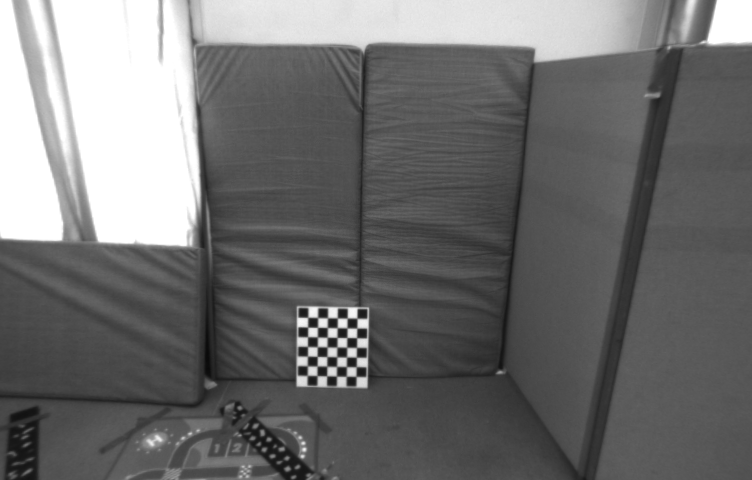
#> input picture imgs/image1.png, 752 x 480 px
$ python plotData_v2.py
#> lines starting #> are read from the running program, lines starting #| are printed output that depends on the picture
#####################################################################################
#
# MRGCV Unizar - Computer vision - Laboratory 2
#
# Title: Homography, Fundamental Matrix and Two View SfM
#
# Date: 5 September 2024
#
#####################################################################################
#
# Authors: Jesus Bermudez, Richard Elvira, Jose Lamarca, JMM Montiel
#
# Version: 2.0
#
#####################################################################################

from mpl_toolkits.mplot3d import Axes3D

import matplotlib.pyplot as plt
import numpy as np
import cv2


# Ensamble T matrix
def ensamble_T(R_w_c, t_w_c) -> np.array:
    """
    Ensamble the a SE(3) matrix with the rotation matrix and translation vector.
    """
    T_w_c = np.zeros((4, 4))
    T_w_c[0:3, 0:3] = R_w_c
    T_w_c[0:3, 3] = t_w_c
    T_w_c[3, 3] = 1
    return T_w_c


def plotLabeledImagePoints(x, labels, strColor,offset):
    """
        Plot indexes of points on a 2D image.
         -input:
             x: Points coordinates.
             strColor: Color of the text.
             offset: Offset from the point to the text.
         -output: None
         """
    for k in range(x.shape[1]):
        plt.text(x[0, k]+offset[0], x[1, k]+offset[1], labels[k], color=strColor)


def plotNumberedImagePoints(x,strColor,offset):
    """
        Plot indexes of points on a 2D image.
         -input:
             x: Points coordinates.
             strColor: Color of the text.
             offset: Offset from the point to the text.
         -output: None
         """
    for k in range(x.shape[1]):
        plt.text(x[0, k]+offset[0], x[1, k]+offset[1], str(k), color=strColor)


def plotLabelled3DPoints(ax, X, labels, strColor, offset):
    """
        Plot indexes of points on a 3D plot.
         -input:
             ax: axis handle
             X: Points coordinates.
             strColor: Color of the text.
             offset: Offset from the point to the text.
         -output: None
         """
    for k in range(X.shape[1]):
        ax.text(X[0, k]+offset[0], X[1, k]+offset[1], X[2,k]+offset[2], labels[k], color=strColor)

def plotNumbered3DPoints(ax, X,strColor, offset):
    """
        Plot indexes of points on a 3D plot.
         -input:
             ax: axis handle
             X: Points coordinates.
             strColor: Color of the text.
             offset: Offset from the point to the text.
         -output: None
         """
    for k in range(X.shape[1]):
        ax.text(X[0, k]+offset[0], X[1, k]+offset[1], X[2,k]+offset[2], str(k), color=strColor)

def draw3DLine(ax, xIni, xEnd, strStyle, lColor, lWidth):
    """
    Draw a segment in a 3D plot
    -input:
        ax: axis handle
        xIni: Initial 3D point.
        xEnd: Final 3D point.
        strStyle: Line style.
        lColor: Line color.
        lWidth: Line width.
    """
    ax.plot([np.squeeze(xIni[0]), np.squeeze(xEnd[0])], [np.squeeze(xIni[1]), np.squeeze(xEnd[1])], [np.squeeze(xIni[2]), np.squeeze(xEnd[2])],
            strStyle, color=lColor, linewidth=lWidth)

def drawRefSystem(ax, T_w_c, strStyle, nameStr):
    """
        Draw a reference system in a 3D plot: Red for X axis, Green for Y axis, and Blue for Z axis
    -input:
        ax: axis handle
        T_w_c: (4x4 matrix) Reference system C seen from W.
        strStyle: lines style.
        nameStr: Name of the reference system.
    """
    draw3DLine(ax, T_w_c[0:3, 3:4], T_w_c[0:3, 3:4] + T_w_c[0:3, 0:1], strStyle, 'r', 1)
    draw3DLine(ax, T_w_c[0:3, 3:4], T_w_c[0:3, 3:4] + T_w_c[0:3, 1:2], strStyle, 'g', 1)
    draw3DLine(ax, T_w_c[0:3, 3:4], T_w_c[0:3, 3:4] + T_w_c[0:3, 2:3], strStyle, 'b', 1)
    ax.text(np.squeeze( T_w_c[0, 3]+0.1), np.squeeze( T_w_c[1, 3]+0.1), np.squeeze( T_w_c[2, 3]+0.1), nameStr)


def P(T,K):
    """
    Projection matrix computation
    -input:
        T: transform matrix
        K: intrinsic calibration matrix.
    -output:
        Projection matrix
    """
    canonical_mat= np.identity(3)
    canonical_mat= np.hstack((canonical_mat,np.array([0,0,0]).reshape(3,1)))
    return K@canonical_mat@T

def pair_equations_camera(x,y,p):
        """
    Pair of equations to compute constraint to a pair of points as intermediate step in triangulation
    -input:
        x: points x-axis coordinates
        y: points y-axis coordinates
        p: projection
    -output:
        equation pair
        """

        A= p[2,0]*x-p[0,0]
        B =p[2,1]*x-p[0,1]
        C= p[2,2]*x-p[0,2]
        D= p[2,3]*x-p[0,3]
        E= p[2,0]*y-p[1,0]
        F= p[2,1]*y-p[1,1]
        G= p[2,2]*y-p[1,2]
        H= p[2,3]*y-p[1,3]
        line1= np.array([A,B,C,D])
        line2= np.array([E,F,G,H])
        return np.vstack((line1,line2))

def triangulation(p_1,x1,p_2,x2):
    """
        Triangulation to obtain 3D world points from two images
    -input:
        p_1: projection matrix for camera 1
        x1: image points on image 1
        p_2: projection matrix for camera 2
        x_2: points on image 2.
    """
    out= np.ones((x1.shape[1],3))
    for i in range(x1.shape[1]):
        #camera 1 equation
        x= x1[0,i]
        y= x1[1,i]
        eqs_c1= pair_equations_camera(x,y,p_1)
        #camera 2 equations
        x= x2[0,i]
        y= x2[1,i]
        eq_c2= pair_equations_camera(x,y,p_2)
        #compute matrix A
        A= np.vstack((eqs_c1,eq_c2))
        #SVD
        U, S, Vh= np.linalg.svd(A)
        x_3d=Vh[-1]
        x_3d=x_3d/x_3d[-1]
        out[i]=x_3d[:-1]
    return out

def plot_epipolar_line(f_matrix,x_1,image_2,ax,colr,x_end=1000):
    """
        Plot epipolar lines
         -input:
             ax: axis handle
             f_matrix: F matrix.
             colr: Color of the text.
             x_1: points from image 1.
             image_2: image 2
         -output: None
         """
    line= f_matrix@x_1
    x_axis_values= np.arange(0,x_end,1)
    y= -(x_axis_values*line[0]+line[2])/line[1]
    ax.plot(x_axis_values,y,color=colr)
def fundamental_matrix(T_w_c1,T_w_c2,K):
    """
    Computing fundamental matrix using Transforms
    -input:
        T_w_c1: transform from world frame to camera 1
        T_w_c2: transform from world frame to camera 2
        K: intrinsics calibration matrix
        lWidth: Line width.
    """
    T=T_w_c2@np.linalg.inv(T_w_c1)
    #compute epipolar
    R= T[:3,:3]
    t=T[:-1,3]
    t_=np.zeros((3,3))
    t_[0,1]=-t[2]
    t_[0,2]=t[1]
    t_[1,0]=t[2]
    t_[1,2]=-t[0]
    t_[2,0]= -t[1]
    t_[2,1]= t[0]
    E=t_@R
    #fundamental matrix
    F=np.linalg.inv(K).T@E@np.linalg.inv(K)
    return F
#Rotation matrix recover from Epipolar matrix
def rotation(U,V,W):
    """
    Rotation matrix recover from Epipolar matrix
    -input:
        U: U matrix from svd of epipolar matrix E
        V: V matrix from svd of epipolar matrix E
        W: rotation matrix  for rotation around z axis
    - output
        rotation from epipolar matrices
    """
    R1=U@W@V
    R2=U@W.T@V

    if np.linalg.det(R1)<0:
        R1=-R1
    if np.linalg.det(R2)<0:
        R2=-R2
    return R1,R2

def check_points_front_camera(T_21,x_c1):
    """
    Check for the 4 solutions from recovering the Rotation and T from epipolar matrix which one has points ahead of camera
    -input:
        T_21: Transform between two cameras
        x_c1: 3D points from camera1
    - output
        number of points ahead of camera for a given solution
    """
    ct=0
    for i in range(x_c1.shape[0]):
        x_c2= T_21@np.append(x_c1[i],[1])
        if(x_c1[i,2]>0 and x_c2[2]>0):
            ct+=1

    return ct

def distance_pts(x_1,x_2):
    """
    average distance between ground truth and  generated points
    -input:
        x_1: points set 1
        x_2: points set 2
    - output
        average distance between points
    """
    # Compute the pairwise distances between all points in set1 and set2
    distances = np.linalg.norm(x_1[:, np.newaxis] - x_2, axis=2)
    # Calculate the average distance
    average_distance = np.mean(distances)
    return average_distance

def homography_matrix(x1,x2):
    """
    compute homography matrix using ground plane points on image 1 and image 2
    -input:
        x1: floor points on image 1
        x2: floor points on image 2
    - output
        Homography matrix
    """
    A= np.ones((2*x1.shape[1],9))
    row=0
    for i in range(x1.shape[1]):
        x_1= x1[0,i]
        y_1= x1[1,i]
        x_2= x2[0,i]
        y_2= x2[1,i]
        line1=[x_1,y_1,1,0,0,0,-x_1*x_2,-x_2*y_1,-x_2]
        line2=[0,0,0,x_1,y_1,1,-x_1*y_2,-y_2*y_1,-y_2]
        A[row]=np.array(line1)
        row+=1
        A[row]=np.array(line2)
        row+=1

    u,S,Vt= np.linalg.svd(A)
    H= Vt[-1]
    H=H.reshape((3,3))
    return H

def point_transfer(H,x1):
    """
    compute point transfer to image 2
    -input:
        H: homography matrix between image 1 and image 2
        x1: floor points on image 1
    - output
        Points transfered
    """
    pts=np.zeros((x1.shape[1],2))
    for i in range(x1.shape[1]):
        pt=H@x1[:,i]
        pts[i]=pt[:2]/pt[-1]
    return pts

def closest(points, new_point):
    """
    Find closeste point to a set of points
    -input:
        points: all image feature ones
        new_point: one point on the floor
    - output
        closest point
    """
    closest_point = None
    closest_distance = None
    for point in points:
        distance = ((point[0] - new_point[0])**2 + (point[1] - new_point[1])**2)**0.5
        if closest_distance is None or distance < closest_distance:
            closest_point = point
            closest_distance = distance
    return closest_point

#
def average_distance_closest_point(x1,x1_ground_pt):
    """
    metric to evaluate homography accuracy
    -input:
        x1: all image feature ones
        x1_ground_pt: points on the floor
    - output
        average distance between ground points and closest feature points on image 2
    """
    n_pts= x1_ground_pt.shape[1]
    d=0
    for i in range(x1_ground_pt.shape[1]):
        pt=x1_ground_pt[i]
        closes_pt=closest(x1,pt)
        d+=np.linalg.norm(closes_pt-pt)
    return d/n_pts*1.

if __name__ == '__main__':
    np.set_printoptions(precision=4,linewidth=1024,suppress=True)


    # Load ground truth
    T_w_c1 = np.loadtxt('data/T_w_c1.txt')
    T_w_c2 = np.loadtxt('data/T_w_c2.txt')
    #3d points ground truth
    X_w = np.loadtxt('data/X_w.txt')
    #camera calibration
    K_c = np.loadtxt('data/K_c.txt')
    #camera 1 image points
    x1 = np.loadtxt('data/x1Data.txt')
    #camera 2 image points
    x2 = np.loadtxt('data/x2Data.txt')
    #image1 points floor
    x1floor= np.loadtxt("data/x1FloorData.txt")
    #image2 points floor
    x2floor= np.loadtxt("data/x2FloorData.txt")

    #########################################
    ############## Triangulation ############
    #########################################

    #compute camera 1 projection matrix
    p_1= P(np.linalg.inv(T_w_c1),K_c)
    #compute camera 2 projection matrix
    p_2= P(np.linalg.inv(T_w_c2),K_c)
    #get 3d world points
    pts_triangulation= triangulation(p_1,x1,p_2,x2)
    ##Plot the 3D cameras and the 3D points
    fig3D = plt.figure(3)
    ax = plt.axes(projection='3d', adjustable='box')
    ax.set_xlabel('X')
    ax.set_ylabel('Y')
    ax.set_zlabel('Z')

    drawRefSystem(ax, np.eye(4, 4), '-', 'W')
    drawRefSystem(ax, T_w_c1, '-', 'C1')
    drawRefSystem(ax, T_w_c2, '-', 'C2')

    ax.scatter(X_w[0, :], X_w[1, :], X_w[2, :], marker='.',  label="Ground Truth")
    ax.scatter(pts_triangulation[:,0], pts_triangulation[:,1], pts_triangulation[:,2], marker='+', label="Our Sol")
    ax.legend()
    #plotNumbered3DPoints(ax, X_w, 'r', (0.1, 0.1, 0.1)) # For plotting with numbers (choose one of the both options)
    xFakeBoundingBox = np.linspace(0, 4, 2)
    yFakeBoundingBox = np.linspace(0, 4, 2)
    zFakeBoundingBox = np.linspace(0, 4, 2)
    plt.plot(xFakeBoundingBox, yFakeBoundingBox, zFakeBoundingBox, 'w.')
    print('Close the figure to continue. Left button for orbit, right button for zoom.')
    plt.show()

    ##############################################################
    #########Funddamental matrix and Structure from Motion########
    ##############################################################

    ####################################
    #Fundamental matrix definition(2.1)#
    ####################################
    #Loading test fundamental matrix between image 2 and 1
    f_2_1_test= np.loadtxt("data/F_21_test.txt")


    ## 2D plotting example
    img1 = cv2.cvtColor(cv2.imread('imgs/image1.png'), cv2.COLOR_BGR2RGB)
#> img1 is the input picture: shape (480, 752, 3); min 10, max 255, mean 111.4
    img2 = cv2.cvtColor(cv2.imread('imgs/image2.png'), cv2.COLOR_BGR2RGB)
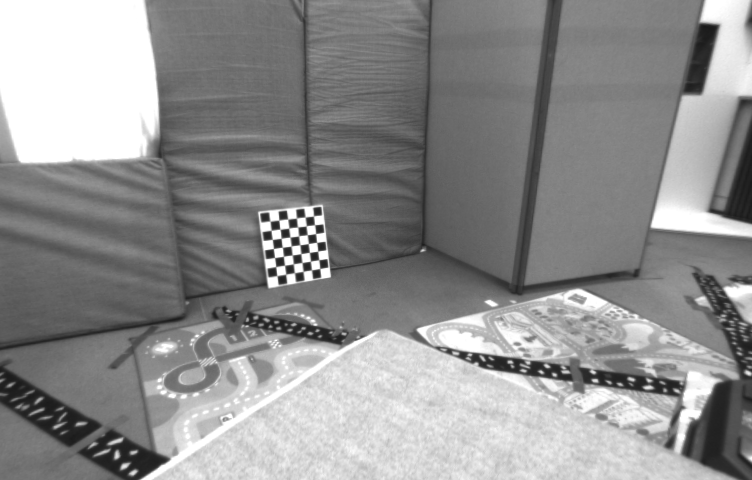
#> input picture imgs/image2.png, 752 x 480 px
#> img2 is the input picture: shape (480, 752, 3); min 25, max 255, mean 143.5

    #epipolar line test plot
    plt.figure(1)
    plt.imshow(img1, cmap='gray', vmin=0, vmax=255)
    pt1= np.array([x1[0,0],x1[1,0],1.])
    pt2= np.array([x1[0,1],x1[1,1],1.])
    pt3= np.array([x1[0,2],x1[1,2],1.])
    pt4= np.array([x1[0,10],x1[1,10],1.])
    plt.plot(pt1[0], pt1[1],'rx', markersize=10, color="r")
    plt.plot(pt2[0], pt2[1],'rx', markersize=10, color="b")
    plt.plot(pt3[0], pt3[1],'rx', markersize=10, color="orange")
    plt.plot(pt4[0], pt4[1],'rx', markersize=10, color= "g")
    plt.title('Image 1')
    plt.draw()  # We update the figure display
    plt.waitforbuttonpress()
    plt.figure(2)
    plt.imshow(img2, cmap='gray', vmin=0, vmax=255)
    plot_epipolar_line(f_2_1_test,pt1,img2,plt,"r")
    plot_epipolar_line(f_2_1_test,pt2,img2,plt,"b")
    plot_epipolar_line(f_2_1_test,pt3,img2,plt,"orange")
    plot_epipolar_line(f_2_1_test,pt4,img2,plt,"g")

    plt.title('Epipolar lines Test')
    plt.draw()  # We update the figure display
    print('Click in the image to continue...')
    plt.waitforbuttonpress()
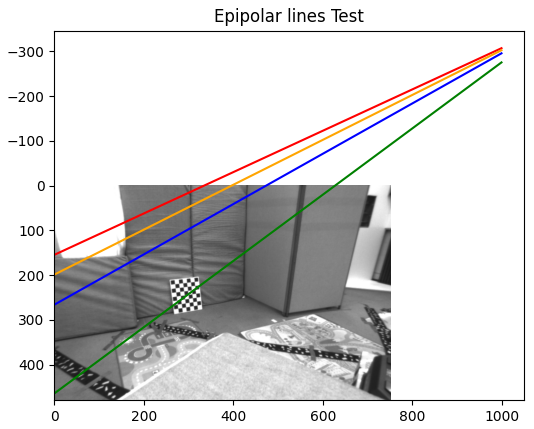
#> figure drawn by matplotlib, 1 panel

    ####################################
    #Fundamental matrix definition(2.2)#
    ####################################
    F=fundamental_matrix(T_w_c1,T_w_c2,K_c)
    plt.figure(3)
    plt.imshow(img2, cmap='gray', vmin=0, vmax=255)
    plot_epipolar_line(F,pt1,img2,plt,"r")
    plot_epipolar_line(F,pt2,img2,plt,"b")
    plot_epipolar_line(F,pt3,img2,plt,"orange")
    plot_epipolar_line(F,pt4,img2,plt,"g")
    plt.title('Fundamental Matrix definition')
    plt.draw()  # We update the figure display
    print('Click in the image to continue...')
    print("Exercise 2.2")
    print("F=",F)
    plt.waitforbuttonpress()
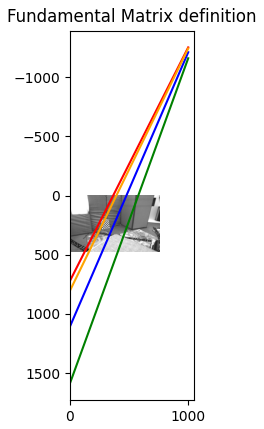
#> figure drawn by matplotlib, 1 panel
    ####################################
    #Fundamental matrix definition(2.3)#
    ####################################
    A= np.zeros((x1.shape[1],9))
    for i in range(x1.shape[1]):
        x1_=np.append(x1[:,i],[1])
        x2_=np.append(x2[:,i],[1])
        b= np.zeros((9,1))
        b[0]=x1_[0]*x2_[0]
        b[1]=x1_[1]*x2_[0]
        b[2]=x1_[2]*x2_[0]
        b[3]=x1_[0]*x2_[1]
        b[4]=x1_[1]*x2_[1]
        b[5]= x1_[2]*x2_[1]
        b[6]=x1_[0]*x2_[2]
        b[7]=x1_[1]*x2_[2]
        b[8]=x1_[2]*x2_[2]
        A[i,:]= b.T[0]
    U,D,Vh= np.linalg.svd(A)
    F=Vh[-1].reshape(3,3)
    U_,S_,Vt_=np.linalg.svd(F)
    S__=np.zeros((3,3))
    S__[0,0]=S_[0]
    S__[1,1]=S_[1]
    F_=U_@S__@Vt_
    #Compute epipole
    U__, DD, VTT= np.linalg.svd(F_.T)
    e= VTT[-1]
    e/=e[-1]
    #plot epipole and epipolar lines
    plt.figure(4)
    plt.imshow(img2, cmap='gray', vmin=0, vmax=255)
    plot_epipolar_line(F_,pt1,img2,plt,"r",e[0])
    plot_epipolar_line(F_,pt2,img2,plt,"b",e[0])
    plot_epipolar_line(F_,pt3,img2,plt,"orange",e[0])
    plot_epipolar_line(F_,pt4,img2,plt,"g",e[0])

    plt.title('Fundamental Matrix 8 point sol, epipolar line and epipole')
    plt.scatter(e[0],e[1])
    plt.draw()  # We update the figure display
    print('Click in the image to continue...')
    plt.waitforbuttonpress()
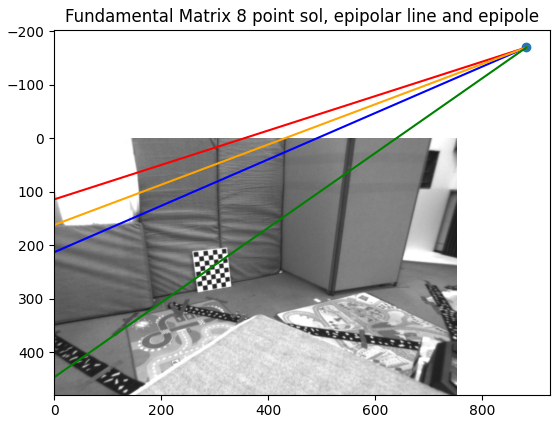
#> figure drawn by matplotlib, 1 panel
    ####################################
    #Fundamental matrix definition(2.4)#
    ####################################
    #compute epipolar matrix
    E_2_1=K_c.T@F_@K_c
    #compute 4 potential transforms from Epipolar matrix
    U,S,V= np.linalg.svd(E_2_1)
    W=np.zeros((3,3))
    W[0,1]=-1
    W[1,0]=1
    W[2,2]=1
    R_90, R_90_min=rotation(U,V,W)
    #solution 1
    t=U[:,-1]
    T_21_1=ensamble_T(R_90,t)
    #solution 2
    T_21_2=ensamble_T(R_90,-t)
    #solution 3
    T_21_3=ensamble_T(R_90_min,t)
    #solution 4
    T_21_4=ensamble_T(R_90_min,-t)
    #projection matrix 1
    T_1= np.zeros((4,4))
    T_1[0,0]=1
    T_1[1,1]=1
    T_1[2,2]=1
    T_1[3,3]=1
    P_1= P(T_1,K_c)
    #projection matrices 2
    P2= P(T_21_1,K_c)
    sol1_3dpoints=triangulation(P_1,x1,P2,x2)
    print("SOL1 Nb of points in front of camera:",check_points_front_camera(T_21_1,sol1_3dpoints))
    P2= P(T_21_2,K_c)
    sol2_3dpoints=triangulation(P_1,x1,P2,x2)
    print("SOL2 Nb of points in front of camera:",check_points_front_camera(T_21_2,sol2_3dpoints))
    P2= P(T_21_3,K_c)
    sol3_3dpoints=triangulation(P_1,x1,P2,x2)
    print("SOL3 Nb of points in front of camera:",check_points_front_camera(T_21_3,sol3_3dpoints))
    P2= P(T_21_4,K_c)
    sol4_3dpoints=triangulation(P_1,x1,P2,x2)
    print("SOL4 Nb of points in front of camera:",check_points_front_camera(T_21_4,sol4_3dpoints))
    print("Exercise 2.4")
    print("Rotation Camera Pose SOlution",R_90_min)
    print("Translation Camera Pose SOlution",t)
    ####################################
    #Fundamental matrix definition(2.5)#
    ####################################
    print("Exercise 2.5")
    ax = plt.axes(projection='3d', adjustable='box')
    ax.set_xlabel('X')
    ax.set_ylabel('Y')
    ax.set_zlabel('Z')

    drawRefSystem(ax, np.eye(4, 4), '-', 'W')
    drawRefSystem(ax, T_w_c1, '-', 'C1')
    drawRefSystem(ax, T_w_c2, '-', 'C2')
    pts_sol =np.zeros((sol3_3dpoints.shape[0],sol3_3dpoints.shape[1]))

    for i in range(pts_sol.shape[0]):
        pt=np.append(sol3_3dpoints[i],1)
        pt=T_w_c1@pt
        pts_sol[i]=pt[:3]
    ax.scatter(X_w[0, :], X_w[1, :], X_w[2, :], marker='.',  label="Ground Truth")
    ax.scatter(pts_sol[:,0], pts_sol[:,1], pts_sol[:,2], marker='+', label="Our Sol")
    ax.legend()
    xFakeBoundingBox = np.linspace(0, 4, 2)
    yFakeBoundingBox = np.linspace(0, 4, 2)
    zFakeBoundingBox = np.linspace(0, 4, 2)
    plt.plot(xFakeBoundingBox, yFakeBoundingBox, zFakeBoundingBox, 'w.')
    print('Close the figure to continue. Left button for orbit, right button for zoom.')
    plt.draw()
    plt.waitforbuttonpress()
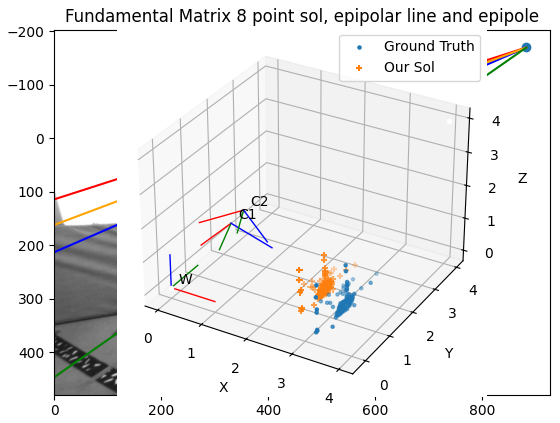
#> figure drawn by matplotlib, 2 panels
    print("Average distance between ground truth and our pts:",distance_pts(X_w.T[:,:3],pts_sol))


    ####################################
    ##############Homographies(3)#######
    ####################################


    ####################################
    #Homographies(3.1)##################
    ####################################
    Pi_1= np.loadtxt("data/Pi_1.txt")
    d=Pi_1[3]
    n=Pi_1[:3]
    H=K_c@(R_90_min-(t[:,np.newaxis]@n[:,np.newaxis].T)*(1./d))@np.linalg.inv(K_c)
    print("Exercise 3.1")
    print("H=",H)
    ####################################
    #Homographies(3.2)##################
    ####################################
    x1_=point_transfer(H,x1floor)
    plt.figure(5)
    plt.imshow(img1, cmap='gray', vmin=0, vmax=255)
    plt.plot(x1[0, :], x1[1, :],'rx', markersize=10)
    plotNumberedImagePoints(x1, 'r', (10,0)) # For plotting with numbers (choose one of the both options)
    plt.title('Image 1')
    plt.draw()  # We update the figure display
    print('Click in the image to continue...')
    plt.waitforbuttonpress()
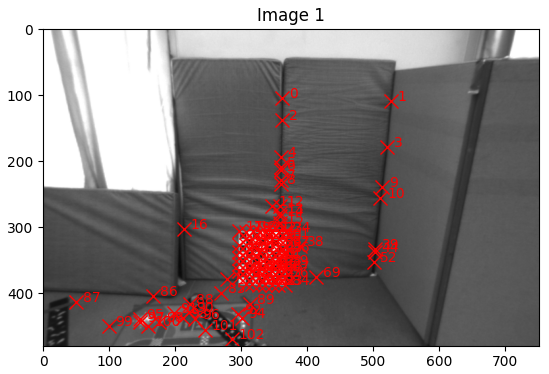
#> figure drawn by matplotlib, 1 panel
    plt.figure(6)
    plt.imshow(img2, cmap='gray', vmin=0, vmax=255)
    plt.plot(x2[0, :], x2[1, :],'rx', markersize=10)
    plotNumberedImagePoints(x2, 'r', (10,0)) # For plotting with numbers (choose one of the both options)
    plotNumberedImagePoints(x1_, 'g', (10,0))
    plt.plot(x1_[:,0], x1_[ :,1],'gx', markersize=10, label="ground floor point transfer using 3.1 H matrix")
    ####################################
    #Homographies(3.3)##################
    ####################################
    #homography_matrix
    H_=homography_matrix(x1floor,x2floor)
    print("Exercise 3.3")
    print("H=",H_)
    x1_=point_transfer(H_,x1floor)
    #Metric: Compute the distance of x2 points closest to ground floor points transfer
    dist=average_distance_closest_point(x2.T,x1_)
    print("Distance metric Evaluation:",dist)
    x1_=point_transfer(H_,x1floor)
    plt.plot(x1_[:,0], x1_[ :,1],'bx', markersize=10, label="ground floor point transfer using 3.3 H matrix")

    plt.title('Image 2')
    plt.legend(loc="upper right")
    plt.draw()  # We update the figure display
    print('Click in the image to continue...')
    plt.waitforbuttonpress()
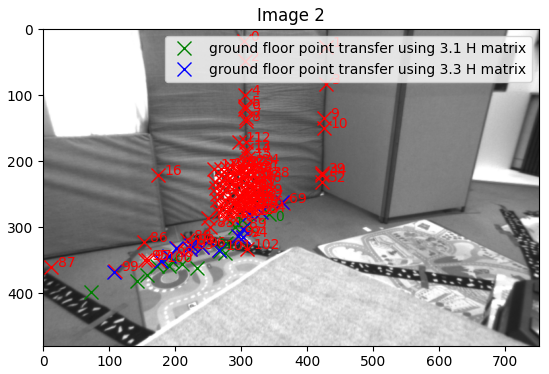
#> figure drawn by matplotlib, 1 panel
